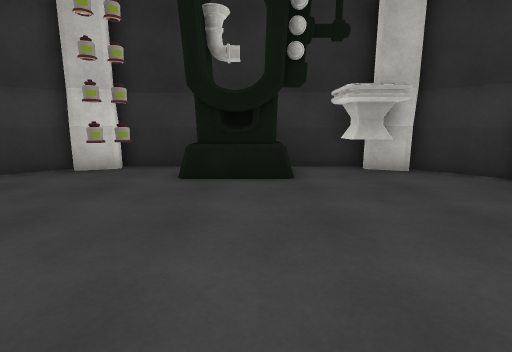
view 1 (above)

12 first-person views from a walk through a 3-D level made in the Unity game engine. The camera is 1.2 m above the floor, tilts 10° down and sees 85° across. The floor is counted in squares, 1 m on a side. Each view is taken from the middle of a square. On the plan, view 1 faces up. The plan holds only what a view shows up to about 13 squares ahead; the rest is blank. Some surface patterns are stand-ins.

view 2
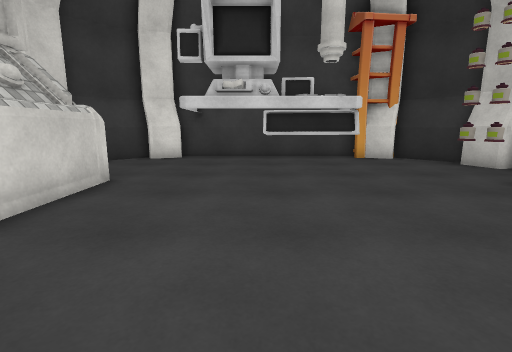

view 3
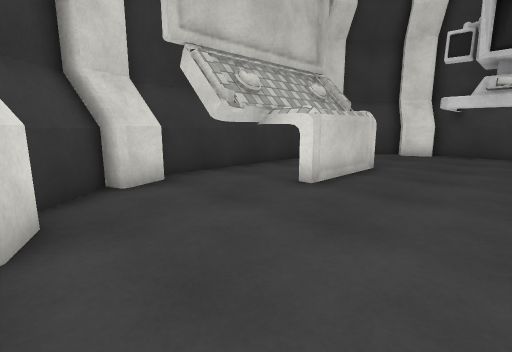

view 4
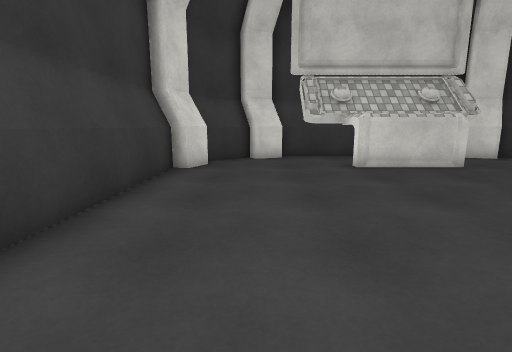

view 5
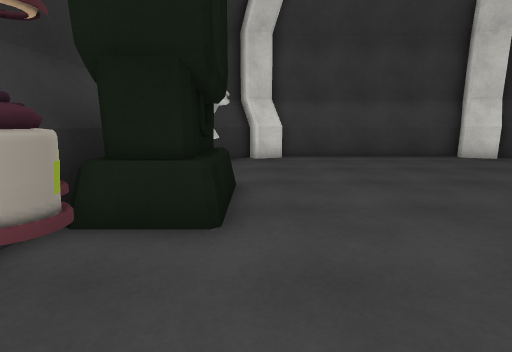

view 6
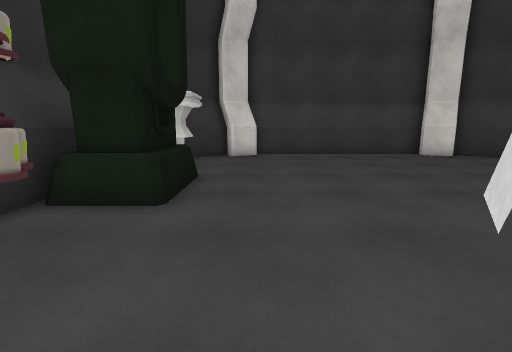

view 7
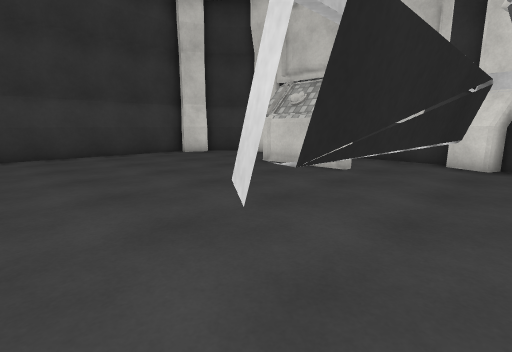

view 8
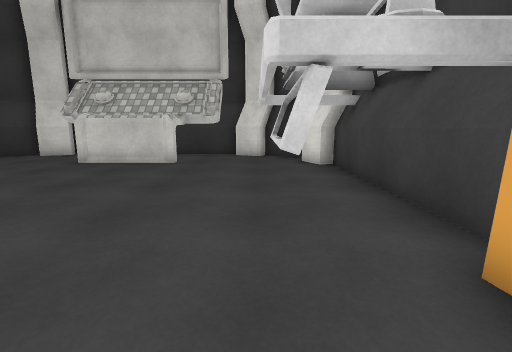

view 9
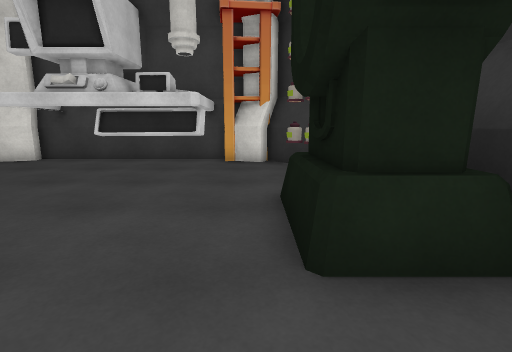

view 10
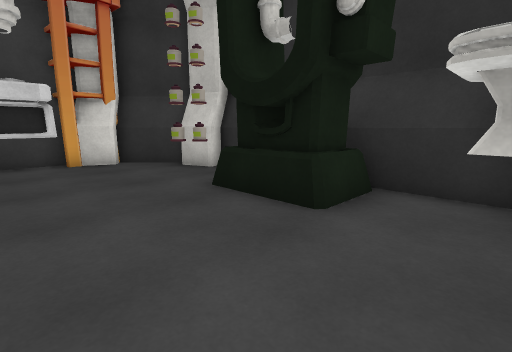

view 11
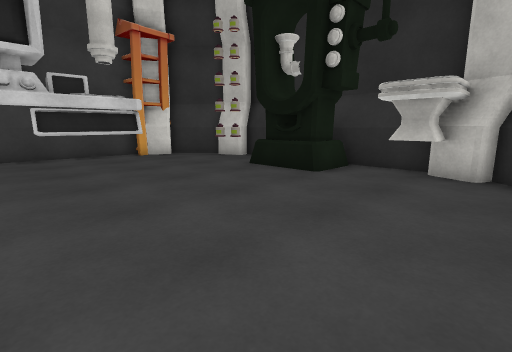

view 12
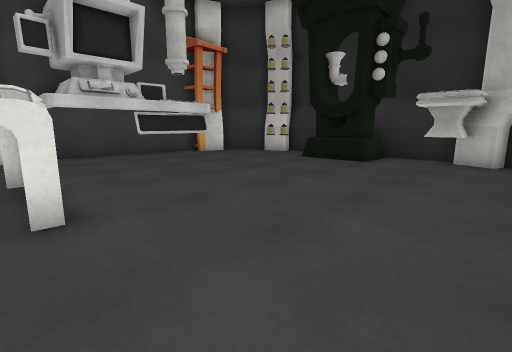

### Floor plan
Key: @ floor where view 1 was taken; # wall or solid block; . floor; O other object.
Columns run from 8 left of view 1 to 7 right of it. Each row starts with its distance up from view 1.
  9     #########
  8   ### OOOO.O##
  7  ##.OOOOOO.O.##
  6  #............#
  5 ##............##
  4 #.OO...........#
  3 #  O...........#
  2 #  O...........#
  1 # O............#
  0 #  .....@......#
 -1 #..............#
 -2 ##....OOOO....##
 -3  #....OOOO....##
 -4  ##..OOOOOO..##
 -5   ###OOOOOO###
 -6     ########

Positions as (right, up) in squares from view 1, and headings:
1: (0, 0), facing up
2: (4, 1), facing left
3: (6, 1), facing down-left
4: (4, 6), facing down
5: (-5, 6), facing right
6: (-6, 5), facing right
7: (-6, 5), facing down-right
8: (-5, 7), facing down
9: (3, 6), facing left
10: (3, 3), facing up-left
11: (5, 0), facing up-left
12: (5, -3), facing up-left
